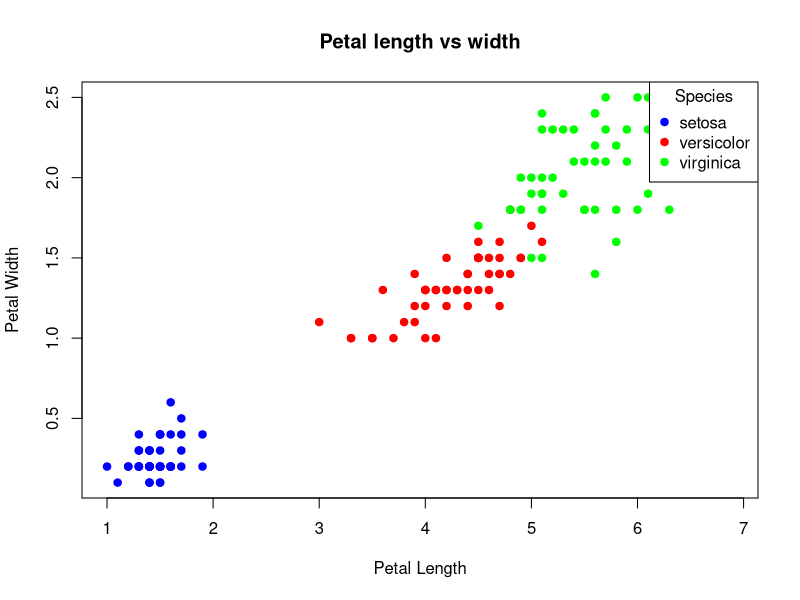
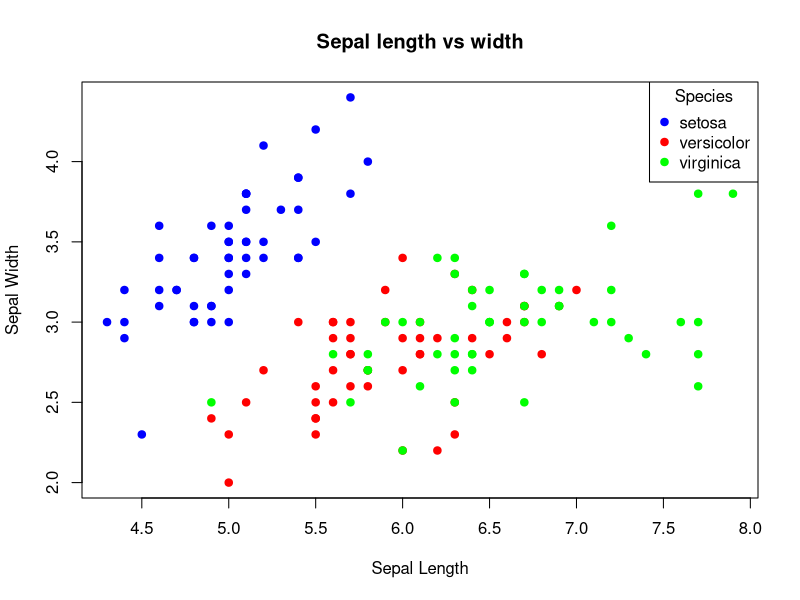

These charts were generated, in order, by the following R code:
## ---- chunk 1
#| label: Importing dataset
#| eval: true
#| echo: false

data(iris)

## ---- chunk 2
#| label: Plotting
#| echo: false
#| eval: true

# Define the colors for each species
cols <- c("blue", "red", "green")

# Create a color vector based on species
species_colors <- cols[as.numeric(iris$Species)]

# Create the plot
plot(iris$Petal.Length, iris$Petal.Width, 
     xlab = "Petal Length", 
     ylab = "Petal Width", 
     main = "Petal length vs width", 
     col = species_colors, 
     pch = 19)

# Add legend
legend("topright", 
       legend = levels(iris$Species), 
       col = cols, 
       pch = 19, 
       title = "Species")


## ---- chunk 3
#| label: mean-speed
#| echo: false
as.data.frame(t(summary(iris$Petal.Length)))[,-1]
## ---- chunk 4
#| label: hist-speed
#| echo: false
as.data.frame(t(summary(iris$Petal.Width)))[,-1]
## ---- chunk 5
#| label: Plotting
#| echo: false
#| eval: true

# Define the colors for each species
cols <- c("blue", "red", "green")

# Create a color vector based on species
species_colors <- cols[as.numeric(iris$Species)]

# Create the plot
plot(iris$Sepal.Length, iris$Sepal.Width, 
     xlab = "Sepal Length", 
     ylab = "Sepal Width", 
     main = "Sepal length vs width", 
     col = species_colors, 
     pch = 19)

# Add legend
legend("topright", 
       legend = levels(iris$Species), 
       col = cols, 
       pch = 19, 
       title = "Species")


